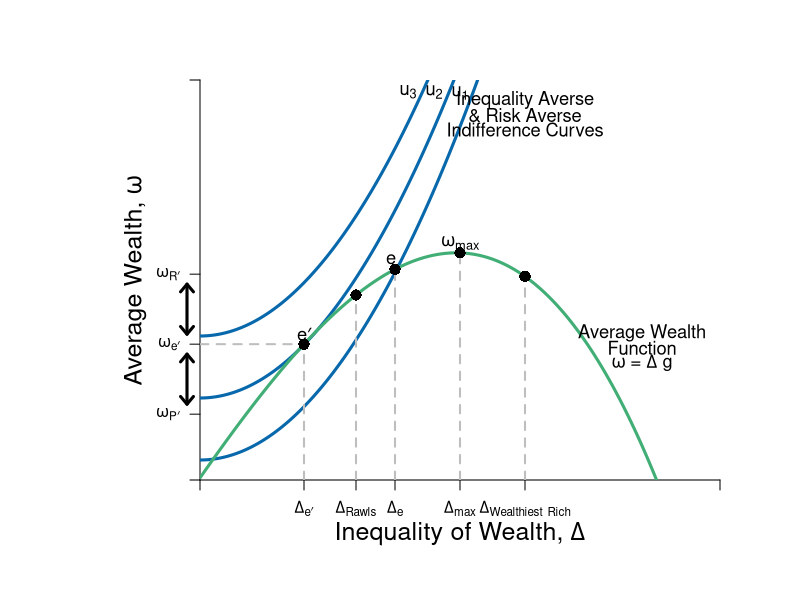

Reproduce this figure in R.
#Graph Designer: Simon Halliday & Riley Boeth '17
#Authors: Bowles, Foley and Halliday
#Title: Coordination, Conflict and Competition: A Text in Microeconomics

library(shape)
pdf(file = "risk/risks_inequality_ineq.pdf", width = 10, height = 8)


#Set parameters for graphics
axislabelsize <- 1.5
labelsize <- 1.1
graphlinewidth <- 3
segmentlinewidth <- 2

COL <- c("#7fc97f", "#beaed4", "#fdc086", "#ffff99", "#386cb0", "#f0027f", "#bf5b17", "#666666")
COLA <- c("#e0f3db", "#99d8c9","#66c2a4","#41ae76", "#238b45", "#005824")
COLB <- c("#c6dbef", "#4eb3d3", "#2b8cbe", "#0868ac","#084081")
COLC <- c("#fcfbfd", "#efedf5", "#dadaeb", "#bcbddc", "#9e9ac8", "#807dba", "#6a51a3", "#54278f", "#3f007d")

#Edited the margins to cater for the larger LHS labels
par(mar =  c(6, 10, 4, 4))

#Indifference curves of a risk-averse homo economicus (2nd graph out of the two for 4.7)

indiffA <- function(x, ua=2) {
  ua + (1/12)*(x)^2
}

#Average wealth function 

avgwealth <- function(x,y){
  (1.08)*((-1/35)*(((-((.9)*x-36))^2))+36.8+((-1/10)*(x-4)+(-1/1000)*((x-3)^3)))
}

#Add limits on axes and levels of utility for each indifference curve
ylims <- c(0, 40)
xlims <- c(0, 40)

npts <- 501 
x <- seq(xlims[1], xlims[2], length.out = npts)
y <- seq(ylims[1], ylims[2], length.out = npts) 

plot(0, 0, xlim = xlims, ylim = ylims, type = "n",
     xlab = expression(paste("")),
     ylab = expression(paste("")), 
     xaxt = "n", 
     yaxt = "n", 
     cex.lab = axislabelsize, 
     bty = "n", 
     xaxs="i", 
     yaxs="i"
)

#x and y limits with plain axes without ticks/numbers to match previous graph

#ticksx <- seq(from = 0, to = xlims[2]+1, by = 4)
#xlabels <- seq(from = 0, to = xlims[2], by = 1)
ticksx <- c(xlims[1], 8, 12, 15, 20, 25, xlims[2])
xlabels <- c(NA, expression(paste(Delta[e*minute])), expression(paste(Delta[Rawls])), expression(paste(Delta[e])), expression(paste(Delta[max])), expression(paste(Delta, ""[Wealthiest], " "[Rich])), NA)
#ticksy <- seq(from = 0, to = ylims[2]+1, by = 4)
#ylabels <- seq(from = 0, to = ylims[2], by = 1)
ticksy <- c(ylims[1], avgwealth(8) - 7, avgwealth(8), avgwealth(8) + 7, ylims[2])
ylabels <- c(NA, expression(paste(omega[P*minute])), expression(paste(omega[e*minute])), expression(paste(omega[R*minute])), NA)
#text(-1, avgwealth(8)+7, expression(paste(omega, ""[R],"'")), xpd = TRUE, cex = labelsize)
#text(-1, avgwealth(8), expression(paste(omega, ""[e],"'")),  xpd = TRUE, cex = labelsize)
#text(-1, avgwealth(8)-7, expression(paste(omega, ""[P],"'")),  xpd = TRUE, cex = labelsize)


#text(8, -.9, expression(paste(Delta, ""[e],"`")),  xpd = TRUE,  cex = labelsize)
#text(12, -.9, expression(paste(Delta, ""[rawls])), xpd = TRUE, cex = labelsize)
#text(15, -.9, expression(paste(Delta, ""[e])),  xpd = TRUE,  cex = labelsize)
#text(20, -.9, expression(paste(Delta,""[max])),  xpd = TRUE,  cex = labelsize)
#text(25, -.9, expression(paste(Delta, ""[Wealthiest], " "[Rich])),  xpd = TRUE,  cex = labelsize)




axis(1,at = ticksx,  pos = 0, labels = xlabels)
axis(2,at = ticksy,  pos = 0, labels = ylabels, las = 1)

npts <- 500 
xx1 <- seq(xlims[1], xlims[2], length.out = npts)
xx2 <- seq(0, xlims[2], length.out = npts)
xx3 <- seq(xlims[1], 0, length.out = npts)
xx4 <- seq(-11, 0, length.out = npts)


lines(xx1, indiffA(xx1, ua = 2), col = COLB[4], lwd = graphlinewidth)
lines(xx1, indiffA(xx1, ua = 8.2), col = COLB[4], lwd = graphlinewidth)
lines(xx1, indiffA(xx1, ua = 14.4), col = COLB[4], lwd = graphlinewidth)
lines(xx1, avgwealth(xx1), col = COLA[4], lwd = graphlinewidth)


#Axis labels and draw linear utility function
mtext(expression(paste("Inequality of Wealth, ", Delta)), side = 1, line = 2.5, cex = axislabelsize)
text(-5, 0.5*ylims[2], expression(paste("Average Wealth, ",omega)), xpd = TRUE, cex = axislabelsize, srt = 90) 

#Label various points on line

text(8, avgwealth(8)+1, expression(paste(e*minute)), cex = labelsize)
segments(8, 0, 8, avgwealth(8), lty = 2, col = "gray", lwd = segmentlinewidth)
segments(0, avgwealth(8), 8, avgwealth(8), lty = 2, col = "gray", lwd = segmentlinewidth)
points(8, avgwealth(8), pch = 16, col = "black", cex = 1.5)

segments(25, 0, 25, avgwealth(25), lty = 2, col = "gray", lwd = segmentlinewidth)
points(25, avgwealth(25), pch = 16, col = "black", cex = 1.5)

text(20, avgwealth(20)+1, expression(paste(omega, ""[max])), cex = labelsize)
segments(20, 0, 20, avgwealth(20), lty = 2, col = "gray", lwd = segmentlinewidth)
points(20, avgwealth(20), pch = 16, col = "black", cex = 1.5)

text(14.7, avgwealth(15)+1, expression(paste("e")), cex = labelsize)
segments(15, 0, 15, avgwealth(15), lty = 2, col = "gray", lwd = segmentlinewidth)
points(15, avgwealth(15), pch = 16, col = "black", cex = 1.5)

segments(12, 0, 12, avgwealth(12), lty = 2, col = "gray", lwd = segmentlinewidth)
points(12, avgwealth(12), pch = 16, col = "black", cex = 1.5)

#Label relevant points on axes

#Add arrow beside y axis and points on axis

arrows(-1, avgwealth(8)+6, -1, avgwealth(8)+1, col = "black", code =3, arr.type = "simple", xpd = TRUE, length = 0.1, angle = 40, lwd = 3)
arrows(-1, avgwealth(8)-6, -1, avgwealth(8)-1, col = "black", code = 3, arr.type = "simple", xpd = TRUE, length = 0.1, angle = 40, lwd = 3)

#points(0, avgwealth(8)+7, pch = 16, col = "black", cex = 1.5, xpd = TRUE)
#points(0, avgwealth(8), pch = 16, col = "black", cex = 1.5,xpd = TRUE)
#points(0, avgwealth(8)-7, pch = 16, col = "black", cex = 1.5,xpd = TRUE)

#label the three indifference curves

text(20, indiffA(20)+3.355, expression(paste(u[1])), xpd = TRUE, cex = labelsize)
text(18, indiffA(18)+9.8, expression(paste(u[2])),  xpd = TRUE, cex = labelsize)
text(16, indiffA(16)+15.5, expression(paste(u[3])),  xpd = TRUE, cex = labelsize)

#Label average wealth curve and indifference curves generally

text(34, avgwealth(30)+1.5, expression(paste("Average Wealth")), xpd = TRUE, cex = labelsize)
text(34, avgwealth(30), expression(paste("Function")), xpd = TRUE, cex = labelsize)
text(34, avgwealth(30)-1.5, expression(paste(omega, " = ",Delta," g")), xpd = TRUE, cex = labelsize)

text(25, 38, expression(paste("Inequality Averse")), xpd = TRUE, cex = labelsize)
text(25, 36.5, expression(paste("& Risk Averse")), xpd = TRUE, cex = labelsize)
text(25, 35, expression(paste("Indifference Curves")), xpd = TRUE, cex = labelsize)


dev.off()
